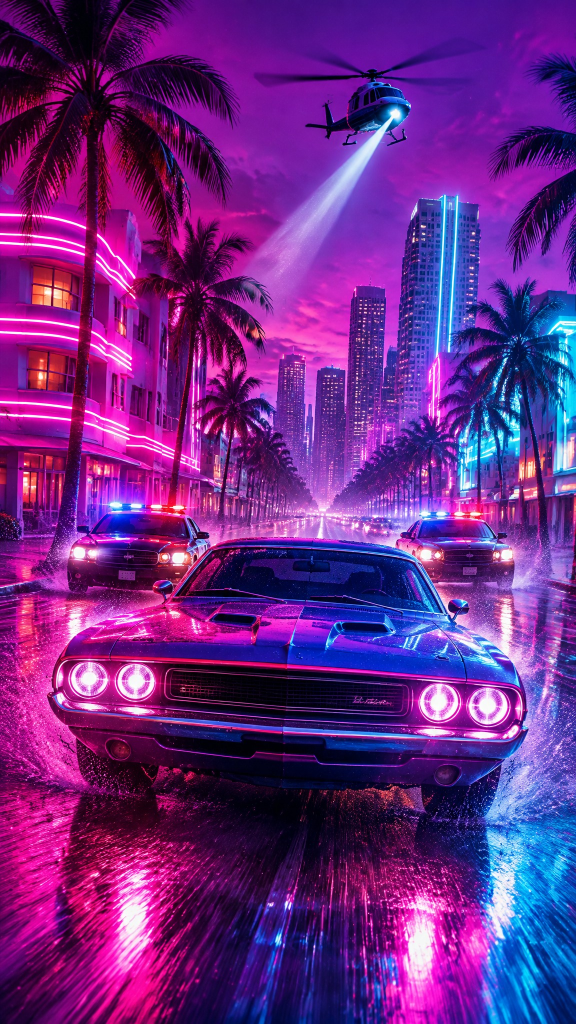
#> input picture app/scenes/noite.jpg, 1152 x 2048 px (shown at 1/2 size)
$ python build_demo.py
#> lines starting #> are read from the running program, lines starting #| are printed output that depends on the picture
### app/templates.py
"""Catálogo dos 36 templates (6 famílias x 6 variações) e 36 estilos de legenda (6 fontes x 6 animações)."""

# Cores no formato ASS (&HAABBGGRR) — paleta GTA Clipadas
C = {
    "rosa": "&H00A81FFF", "ciano": "&H00FFE13C", "amarelo": "&H0028C4FF", "laranja": "&H003278FF",
    "roxo": "&H00FF46BE", "verde": "&H0078E63C", "vermelho": "&H003C32FF", "branco": "&H00FFFFFF",
    "dourado": "&H0037AFD4", "preto": "&H00000000",
}
NEON_ASS = {"rosa": C["rosa"], "ciano": C["ciano"], "roxo": C["roxo"], "verde": C["verde"], "laranja": C["laranja"], "amarelo": C["amarelo"]}

FAMILIES = [
    ("basico", "Básicos"), ("fundo", "Fundo GTA"), ("vice", "Vice Beach"), ("neon", "Neon Night"), ("procurado", "Procurado"),
    ("missao", "Missão"), ("celular", "Celular"), ("retro", "Rádio / VHS"),
]


def _t(id, name, family, layout, overlays=(), title=(540, 608), caption=(540, 1400), active="amarelo", shadow="rosa",
       title_color="branco", title_shadow="rosa", cards=(), flash=(), fx=(), pro=True, title_prefix="", title_size=70):
    return {"id": id, "name": name, "family": family, "layout": layout, "overlays": list(overlays), "title": title,
            "caption": caption, "active": active, "shadow": shadow, "title_color": title_color,
            "title_shadow": title_shadow, "cards": list(cards), "flash": list(flash), "fx": list(fx), "pro": pro,
            "title_prefix": title_prefix, "title_size": title_size}


TEMPLATES = []
# ---- Básicos: corte limpo, só a legenda (sem arte por cima) ----
TEMPLATES += [
    {**_t("viral", "Viral: facecam + jogo", "basico", {"kind": "viral", "cam_h": 740}, title=(540, 740), caption=(540, 1500), shadow="preto", title_shadow="preto", pro=False, title_size=96), "title_style": "viral", "no_caps": True},
    {**_t("viral-legenda", "Viral + legenda", "basico", {"kind": "viral", "cam_h": 740}, title=(540, 740), caption=(540, 1520), shadow="preto", title_shadow="preto", pro=False, title_size=96), "title_style": "viral"},
    _t("capa-praia", "Capa GTA: praia", "basico", {"kind": "gtacapa", "bg": "praia", "cam": False}, title=(540, 500), caption=(540, 1430), shadow="preto", title_shadow="rosa", pro=False),
    _t("capa-cidade", "Capa GTA: cidade", "basico", {"kind": "gtacapa", "bg": "cidade", "cam": False}, title=(540, 500), caption=(540, 1430), shadow="preto", title_shadow="rosa", pro=False),
    _t("capa-estrada", "Capa GTA: estrada", "basico", {"kind": "gtacapa", "bg": "estrada", "cam": False}, title=(540, 500), caption=(540, 1430), shadow="preto", title_shadow="rosa", pro=False),
    _t("capa-cam-praia", "Capa GTA + facecam: praia", "basico", {"kind": "gtacapa", "bg": "praia"}, title=(540, 175), caption=(540, 1430), shadow="preto", title_shadow="rosa", pro=False),
    _t("capa-cam-cidade", "Capa GTA + facecam: cidade", "basico", {"kind": "gtacapa", "bg": "cidade"}, title=(540, 175), caption=(540, 1430), shadow="preto", title_shadow="rosa", pro=False),
    _t("capa-cam-estrada", "Capa GTA + facecam: estrada", "basico", {"kind": "gtacapa", "bg": "estrada"}, title=(540, 175), caption=(540, 1430), shadow="preto", title_shadow="rosa", pro=False),
    _t("basico-legenda", "Só legenda", "basico", {"kind": "crop"}, title=(540, 300), caption=(540, 1400), shadow="preto", title_shadow="preto", pro=False),
    _t("basico-desfocado", "Fundo desfocado", "basico", {"kind": "blur_plain"}, title=(540, 470), caption=(540, 1440), shadow="preto", title_shadow="preto", pro=False),
    _t("basico-facecam", "Facecam + jogo", "basico", {"kind": "cam_top"}, title=(540, 608), caption=(540, 1400), shadow="preto", title_shadow="preto", pro=False),
    _t("basico-faixas", "Faixas pretas", "basico", {"kind": "letterbox"}, title=(540, 560), caption=(540, 1390), shadow="preto", title_shadow="preto", pro=False),
    _t("basico-fundo-orla", "Fundo GTA: orla", "basico", {"kind": "gtabg", "bg": "aereo"}, ["gtabg_aereo"], title=(540, 470), caption=(540, 1390), shadow="preto", title_shadow="preto", pro=False),
    _t("basico-fundo-cidade", "Fundo GTA: cidade", "basico", {"kind": "gtabg", "bg": "skyline"}, ["gtabg_skyline"], title=(540, 470), caption=(540, 1390), shadow="preto", title_shadow="preto", pro=False),
    _t("basico-fundo-asfalto", "Fundo GTA: asfalto", "basico", {"kind": "gtabg", "bg": "asfalto"}, ["gtabg_asfalto"], title=(540, 470), caption=(540, 1390), shadow="preto", title_shadow="preto", pro=False),
]
# ---- Fundo GTA: o vídeo numa janela neon sobre uma cena da cidade ----
_g = dict(layout=None, title=(540, 470), caption=(540, 1390), shadow="preto", title_shadow="rosa")
for i, (k, label) in enumerate([("aereo", "Orla neon"), ("skyline", "Cidade à noite"), ("timelapse", "Avenida"),
                                ("carro", "Esportivo"), ("perseguicao", "Perseguição"), ("asfalto", "Asfalto molhado")]):
    TEMPLATES.append(_t(f"fundo-{k}", label, "fundo", {"kind": "gtabg", "bg": k}, [f"gtabg_{k}"],
                        **{kk: v for kk, v in _g.items() if kk != "layout"}, pro=i >= 2))
# ---- Vice Beach: varia o layout ----
TEMPLATES += [
    _t("vice-cam-cima", "Facecam em cima", "vice", {"kind": "cam_top"}, ["vb_top"], pro=False),
    _t("vice-cam-baixo", "Facecam embaixo", "vice", {"kind": "cam_bottom"}, ["vb_bottom"], title=(540, 1312), caption=(540, 760), pro=False),
    _t("vice-cam-flutuante", "Facecam flutuante", "vice", {"kind": "float"}, ["vb_float"], title=(540, 1560), caption=(540, 1220)),
    _t("vice-sem-cam", "Sem facecam (fundo desfocado)", "vice", {"kind": "blur"}, ["vb_blur"], title=(540, 445), caption=(540, 1450)),
    _t("vice-dividido", "Tela dividida 50/50", "vice", {"kind": "split"}, ["vb_split"], title=(540, 960), caption=(540, 1500)),
    _t("vice-moldura", "Moldura pôr do sol", "vice", {"kind": "moldura"}, ["vb_moldura"], title=(540, 250), caption=(540, 1450), title_size=64),
]
# ---- Neon Night: varia a cor ----
for i, (k, label) in enumerate([("rosa", "Rosa"), ("ciano", "Ciano"), ("roxo", "Roxo"), ("verde", "Verde"), ("laranja", "Laranja"), ("amarelo", "Amarelo")]):
    TEMPLATES.append(_t(f"neon-{k}", f"Neon {label}", "neon", {"kind": "cam_top"}, [f"neon_{k}"],
                        active=k if k != "amarelo" else "ciano", shadow="preto", title_shadow=k, pro=i >= 2))
# ---- Procurado: estrelas + sirene ----
for n in range(1, 6):
    TEMPLATES.append(_t(f"procurado-{n}", f"{n} estrela{'s' if n > 1 else ''}", "procurado", {"kind": "cam_top"}, [f"wanted_{n}"],
                        title=(540, 830), caption=(540, 1420), active="amarelo", shadow="vermelho", title_shadow="vermelho",
                        flash=[["siren_r", "siren_b", 0.8]] if n >= 3 else [], pro=n > 2))
TEMPLATES.append(_t("procurado-preso", "Preso! (grades no final)", "procurado", {"kind": "cam_top"}, ["wanted_busted"],
                    title=(540, 830), caption=(540, 1420), shadow="vermelho", title_shadow="vermelho",
                    flash=[["siren_r", "siren_b", 0.6]], cards=[{"at": "end", "text": "PRESO", "sub": "", "color": "vermelho"}], fx=["gray_end"]))
# ---- Missão: cartelas de início/fim ----
_m = dict(layout={"kind": "cam_top"}, title=(560, 625), caption=(540, 1400), title_size=50)
TEMPLATES += [
    _t("missao-cumprida", "Missão cumprida", "missao", overlays=["mission"], cards=[{"at": "end", "text": "MISSÃO CUMPRIDA", "sub": "+ RESPEITO", "color": "dourado"}], pro=False, **_m),
    _t("missao-falhou", "Missão falhou", "missao", overlays=["mission_red"], active="vermelho", title_shadow="vermelho", cards=[{"at": "end", "text": "MISSÃO FALHOU", "sub": "tente de novo", "color": "vermelho"}], fx=["gray_end"], **_m),
    _t("missao-nova", "Nova missão", "missao", overlays=["mission"], cards=[{"at": "start", "text": "NOVA MISSÃO", "sub": "", "color": "amarelo"}], **_m),
    _t("missao-chefao", "Chefão", "missao", overlays=["mission_red"], active="vermelho", title_shadow="vermelho", cards=[{"at": "start", "text": "CHEFÃO", "sub": "", "color": "vermelho"}], **_m),
    _t("missao-dinheiro", "Dinheiro na conta", "missao", overlays=["mission_green"], active="verde", title_shadow="verde", cards=[{"at": "end", "text": "+ R$ 1.000.000", "sub": "", "color": "verde"}], **_m),
    _t("missao-respeito", "Respeito +", "missao", overlays=["mission"], cards=[{"at": "end", "text": "RESPEITO +", "sub": "", "color": "rosa"}], **_m),
]
# ---- Celular: o corte dentro de um celular ----
_p = dict(layout={"kind": "inset", "rect": [150, 300, 930, 1680], "bg": "none"})
TEMPLATES += [
    _t("celular-chat", "Mensagem", "celular", overlays=["phone_chat"], title=(540, 1455), caption=(540, 1050), title_color="preto", title_shadow="branco", title_size=48, pro=False, **_p),
    _t("celular-chamada", "Chamada", "celular", overlays=["phone_chamada"], title=(540, 640), caption=(540, 1150), title_size=48, **_p),
    _t("celular-rede", "Rede social", "celular", overlays=["phone_social"], title=(500, 1560), caption=(540, 1050), title_size=44, **_p),
    _t("celular-gps", "GPS", "celular", overlays=["phone_gps"], title=(540, 500), caption=(600, 1050), title_size=48, **_p),
    _t("celular-foto", "Câmera", "celular", overlays=["phone_foto"], title=(540, 1360), caption=(540, 1000), title_size=48, **_p),
    _t("celular-pix", "Pix recebido", "celular", overlays=["phone_banco"], title=(540, 1450), caption=(540, 1050), active="verde", title_size=48, **_p),
]
# ---- Rádio / VHS ----
TEMPLATES += [
    _t("retro-vhs", "Fita VHS", "retro", {"kind": "crop"}, ["vhs"], title=(540, 300), caption=(540, 1400), fx=["vhs"], pro=False),
    _t("retro-radio", "Rádio do carro", "retro", {"kind": "cam_top"}, ["radio"], title=(690, 590), caption=(540, 1400), active="laranja", title_shadow="laranja", title_size=44),
    _t("retro-fita", "Fita cassete", "retro", {"kind": "blur"}, ["fita"], title=(540, 300), caption=(540, 1460), title_color="preto", title_shadow="branco", title_size=50),
    _t("retro-tv", "TV antiga", "retro", {"kind": "inset", "rect": [110, 640, 970, 1126], "bg": "none"}, ["tv"], title=(540, 300), caption=(540, 1560), fx=["crt"], title_size=64),
    _t("retro-outdoor", "Outdoor", "retro", {"kind": "inset", "rect": [80, 560, 1000, 1078], "bg": "none"}, ["outdoor"], title=(540, 330), caption=(540, 1300), title_size=64),
    _t("retro-revista", "Capa de revista", "retro", {"kind": "crop"}, ["revista"], title=(540, 1520), caption=(540, 1100), title_size=70),
]
assert len(TEMPLATES) == 57, len(TEMPLATES)
# Níveis: 0 = grátis, 1 = Iniciante, 2 = Clipador/Pro/Passe
TIER1_T = {"vice-cam-flutuante", "vice-sem-cam", "neon-roxo", "neon-verde", "procurado-3", "missao-falhou", "missao-nova", "celular-chamada", "retro-tv"}
for t in TEMPLATES:
    t["tier"] = 0 if not t["pro"] else (1 if t["id"] in TIER1_T else 2)
LAYOUT_DESC = {"cam_top": "Facecam em cima, jogo embaixo", "cam_bottom": "Jogo em cima, facecam embaixo",
               "float": "Jogo em tela cheia, facecam no canto", "blur": "Vídeo inteiro, fundo desfocado",
               "blur_plain": "Vídeo inteiro, fundo desfocado", "split": "Tela dividida 50/50", "crop": "Tela cheia",
               "moldura": "Vídeo com moldura", "inset": "Vídeo dentro de um objeto", "letterbox": "Vídeo inteiro, faixas pretas", "gtabg": "Vídeo inteiro numa janela neon", "gtacapa": "Arte estilo GTA com o jogo de ponta a ponta", "viral": "Facecam grande em cima, jogo embaixo, título em faixa vermelha"}
FAMILY_FX = {"basico": "só legenda, sem efeitos", "fundo": "fundo de cidade estilo GTA", "vice": "arte de praia Vice City", "neon": "borda neon",
             "procurado": "estrelas de procurado", "missao": "cartela de missão", "celular": "dentro de um celular",
             "retro": "efeito retrô"}
for t in TEMPLATES:
    fx = FAMILY_FX[t["family"]]
    if t["family"] == "procurado" and t["flash"]:
        fx += " + sirene"
    if t["family"] == "missao" and t["cards"]:
        fx = f"cartela \"{t['cards'][0]['text'].title()}\" no {'início' if t['cards'][0]['at'] == 'start' else 'final'}"
    if t["family"] in ("celular", "retro"):
        fx = {"celular": "dentro da tela de um celular", "retro": "efeito retrô"}[t["family"]]
    t["desc"] = f"{LAYOUT_DESC[t['layout']['kind']]} · {fx}"
    t["effects"] = t["family"] != "basico"
BY_ID = {t["id"]: t for t in TEMPLATES}

# ---------------- Legendas ----------------
FONTS = [
    ("pesada", "Pesada (estilo logo)", "Bowlby One", 92, True),
    ("neon", "Neon cursiva", "Kaushan Script", 116, False),
    ("condensada", "Condensada", "Anton", 128, True),
    ("redonda", "Redonda", "Fredoka One", 108, True),
    ("maquina", "Máquina de escrever", "Special Elite", 98, True),
    ("grafite", "Grafite", "Permanent Marker", 106, True),
]
ANIMS = [
    ("karaoke", "Palavra acende"), ("pop", "Pop"), ("quique", "Uma por vez (quique)"),
    ("tremida", "Tremida"), ("digitando", "Digitando"), ("lateral", "Entra de lado"),
]
CAPTION_STYLES = []
for fi, (fk, fl, family, size, upper) in enumerate(FONTS):
    for ai, (ak, al) in enumerate(ANIMS):
        CAPTION_STYLES.append({"id": f"{fk}-{ak}", "name": f"{fl} · {al}", "font": family, "size": size, "upper": upper,
                               "anim": ak, "font_key": fk, "pro": not (fi < 2 and ai < 2)})
TIER1_C = {"pesada-quique", "pesada-tremida", "neon-quique", "neon-tremida", "condensada-karaoke", "condensada-pop", "redonda-karaoke", "redonda-pop"}
for c in CAPTION_STYLES:
    c["tier"] = 0 if not c["pro"] else (1 if c["id"] in TIER1_C else 2)
CAPTION_BY_ID = {c["id"]: c for c in CAPTION_STYLES}
CAPTION_COLORS = {"auto": "Cor do template", "amarelo": "Amarelo", "rosa": "Rosa", "ciano": "Ciano", "verde": "Verde", "branco": "Branco"}


def public_catalog():
    return {
        "families": [{"id": f, "name": n} for f, n in FAMILIES],
        "templates": [{**{k: t[k] for k in ("id", "name", "family", "pro", "tier", "desc", "effects")},
                       "cam": t["layout"]["kind"] in ("cam_top", "cam_bottom", "float", "split"), "kind": t["layout"]["kind"],
                       "grupo": ("padrao" if t["layout"]["kind"] == "viral" or t["id"] in ("basico-facecam", "vice-cam-cima")
                                 else "efeitos" if t["layout"]["kind"] == "cam_top" else "fundo")} for t in TEMPLATES],
        "captions": [{k: c[k] for k in ("id", "name", "font_key", "anim", "pro", "tier")} for c in CAPTION_STYLES],
        "caption_fonts": [{"id": f[0], "name": f[1]} for f in FONTS],
        "caption_anims": [{"id": a[0], "name": a[1]} for a in ANIMS],
        "caption_colors": CAPTION_COLORS,
    }

### tools/build_demo.py
"""Gera a versão de demonstração estática (sem servidor) em ../demo."""
import json, re, shutil, sys
from pathlib import Path
from PIL import Image

ROOT = Path(__file__).resolve().parent.parent
OUT = ROOT.parent / "demo"
sys.path.insert(0, str(ROOT))
from app import templates  # noqa: E402

(OUT / "static").mkdir(parents=True, exist_ok=True)
(OUT / "previews").mkdir(exist_ok=True)
(OUT / "demo").mkdir(exist_ok=True)
for f in ("logo.jpg", "hero-scene.jpg", "BowlbyOne_400Regular.ttf", "termos.html", "privacidade.html"):
    shutil.copy(ROOT / "app/static" / f, OUT / "static" / f)
for p in (ROOT / "app/previews").glob("*.jpg"):
    shutil.copy(p, OUT / "previews" / p.name)
for name, y in (("noite", 820), ("praia", 1000), ("marina", 800)):
    Image.open(ROOT / f"app/scenes/{name}.jpg").convert("RGB").crop((0, y, 1152, y + 648)).resize((640, 360)).save(OUT / f"demo/{name}.jpg", quality=80)
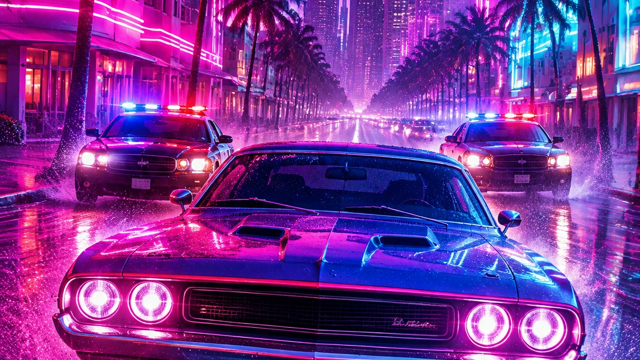
#> saved as noite.jpg: PIL image 640x360 RGB; mean R, G, B 121.8, 53.3, 147.7

live = [{"login": "streamer_um", "name": "streamer_um", "title": "GTA 6 DIA 1", "viewers": 98213, "game": "Grand Theft Auto VI", "thumb": "demo/noite.jpg"},
        {"login": "streamerdois", "name": "StreamerDois", "title": "PRIMEIRA VEZ NO GTA 6", "viewers": 64110, "game": "Grand Theft Auto VI", "thumb": "demo/praia.jpg"},
        {"login": "streamertres", "name": "StreamerTres", "title": "GTA 6 COM A FAMÍLIA", "viewers": 31877, "game": "Grand Theft Auto VI", "thumb": "demo/marina.jpg"}]
clips = [{"id": f"c{i}", "url": "https://clips.twitch.tv/exemplo", "title": t, "views": v, "duration": 28, "creator": c, "thumb": th,
          "created_at": "2026-11-19T04:10:00Z", "vod_id": "1", "vod_offset": 4200}
         for i, (t, v, c, th) in enumerate([("ele caiu da ponte KKKKK", 45122, "streamer_um", "demo/praia.jpg"),
                                            ("perseguição de 5 estrelas", 38110, "StreamerDois", "demo/noite.jpg"),
                                            ("roubou a lancha errada", 22004, "StreamerTres", "demo/marina.jpg")])]
data = {"status": {"demo": True, "demo_text": "Demonstração: o código de SMS é 123456, o código Pro é GTA6, e as contas somem ao recarregar.",
                   "captions": True, "max_len": 180, "free_clips": 3, "max_upload_mb": 3072, "checkout": False, "sms": False, "checkout_pro": "", "checkout_passe": ""},
        "catalog": templates.public_catalog(), "live": live, "clips": clips,
        "vods": [{"id": "1", "title": "GTA 6 DIA 1 (gravada)", "url": "https://www.twitch.tv/videos/1", "duration": "6h12m",
                  "created_at": "2026-11-19T03:00:00Z", "views": 120000, "thumb": "demo/noite.jpg"}]}

MOCK = """<script>
/* Demonstração: simula o servidor (contas, SMS, planos e cortes) dentro da página. */
(function(){const D=%s;const jobs={},users={},toks={},otps={};
 const PL={gratis:{n:'Grátis',q:3,t:0,mb:1024,b:false,w:false},iniciante:{n:'Iniciante',q:30,t:1,mb:1024,b:false,w:true},clipador:{n:'Clipador',q:150,t:2,mb:1024,b:false,w:true},pro:{n:'Pro',q:300,t:2,mb:3072,b:true,w:true},passe:{n:'Passe GTA 6',q:30,t:2,mb:1024,b:false,w:true}};
 const ok=b=>Promise.resolve(new Response(JSON.stringify(b),{status:200,headers:{'Content-Type':'application/json'}}));
 const bad=(c,m)=>Promise.resolve(new Response(JSON.stringify({detail:m}),{status:c,headers:{'Content-Type':'application/json'}}));
 const plan=u=>u.plan!=='gratis'&&u.until>Date.now()/1000?u.plan:'gratis';
 const pub=u=>{const p=plan(u),P=PL[p];return {name:u.name,email:u.email,phone_hint:'+55•••••••'+u.phone.slice(-4),plan:p,plan_name:P.n,plan_until:p==='gratis'?null:u.until,left:p==='gratis'?u.credits:u.quota,tier:P.t,max_mb:P.mb,batch:P.b,watermark_off:P.w,admin:false,credits:p==='gratis'?u.credits:u.quota,pro:p!=='gratis'}};
 const who=o=>{const h=(o&&o.headers&&(o.headers.Authorization||o.headers.authorization))||'';return toks[h.replace('Bearer ','')]};
 const body=o=>{try{return JSON.parse(o.body)}catch{return {}}};
 const tok=u=>{const t=Math.random().toString(36).slice(2);toks[t]=u;return {step:'done',token:t,user:pub(u)}};
 const otp=(u,purpose)=>{const c=Math.random().toString(36).slice(2);otps[c]={u,purpose};return {challenge:c,phone_hint:'+55•••••••'+u.phone.slice(-4),dev_code:'123456'}};
 const TT=Object.fromEntries(D.catalog.templates.map(t=>[t.id,t.tier])),CT=Object.fromEntries(D.catalog.captions.map(c=>[c.id,c.tier]));
 const real=window.fetch.bind(window);
 window.fetch=function(u,o){u=String(u);o=o||{};if(!u.startsWith('/api/'))return real(u,o);const b=body(o);
  if(u==='/api/status')return ok(D.status);if(u==='/api/catalog')return ok(D.catalog);if(u.startsWith('/api/live'))return ok(D.live);
  if(u.startsWith('/api/clips'))return ok(D.clips);if(u.startsWith('/api/vods/'))return ok(D.vods);if(u.startsWith('/api/schedule/'))return ok([]);
  if(u==='/api/waitlist')return ok({ok:true});
  if(u==='/api/auth/signup'){const e=(b.email||'').trim().toLowerCase(),ph=(b.phone||'').replace(/\\D/g,'');if((b.name||'').trim().length<2)return bad(400,'Coloque seu nome');if(!/^[^@ ]+@[^@ ]+[.][^@ ]+$/.test(e))return bad(400,'E-mail inválido');if(ph.length<10)return bad(400,'Celular inválido. Use DDD + número, ex.: (11) 99999-9999');if((b.password||'').length<6)return bad(400,'A senha precisa ter pelo menos 6 caracteres');if(users[e])return bad(400,'Esse e-mail já tem conta. Entre com sua senha.');
    users[e]={name:b.name,email:e,phone:ph,pw:b.password,credits:0,plan:'gratis',until:0,quota:0,jobs:[],ok:false};return ok({step:'phone',...otp(users[e],'phone')})}
  if(u==='/api/auth/verify-phone'||u==='/api/auth/verify-login'){const x=otps[b.challenge];if(!x)return bad(400,'O código expirou. Peça um novo.');if(b.code!=='123456')return bad(400,'Código errado');delete otps[b.challenge];if(!x.u.ok){x.u.ok=true;x.u.credits=3}return ok(tok(x.u))}
  if(u==='/api/auth/resend'){const x=otps[b.challenge];return x?ok(otp(x.u,x.purpose)):bad(400,'Comece de novo')}
  if(u==='/api/auth/login'){const x=users[(b.email||'').trim().toLowerCase()];if(!x||x.pw!==b.password)return bad(400,'E-mail ou senha errados');return ok(x.ok?tok(x):{step:'phone',...otp(x,'phone')})}
  if(u==='/api/auth/forgot'){const x=users[(b.email||'').trim().toLowerCase()];return ok(x?{via:'sms',...otp(x,'reset')}:{via:'sms',challenge:'x'})}
  if(u==='/api/auth/reset'){const x=otps[b.challenge];if(!x||b.code!=='123456')return bad(400,'Código errado');x.u.pw=b.password;return ok(tok(x.u))}
  if(u==='/api/auth/logout')return ok({ok:true});
  const me=who(o);
  if(u==='/api/me')return me?ok(pub(me)):bad(401,'Entre na sua conta');
  if(u==='/api/pro/redeem'){if(!me)return bad(401,'Entre na sua conta');if((b.code||'').trim().toUpperCase()!=='GTA6')return bad(400,'Código inválido');me.plan='pro';me.until=Date.now()/1000+30*86400;me.quota=300;return ok(pub(me))}
  if(u==='/api/pay/checkout')return bad(400,'Na demo o pagamento não abre. Use o código GTA6 em "Tenho um código" pra testar o Pro.');
  if(u==='/api/my/jobs'){if(!me)return bad(401,'Entre na sua conta');return ok(me.jobs.map(j=>({...j,...st(j)})))}
  if(u.startsWith('/api/jobs/')&&(!o.method||o.method==='GET')){const j=jobs[u.split('/').pop()];return j?ok({id:j.id,...st(j)}):bad(404,'Corte não encontrado')}
  if(u.startsWith('/api/jobs')){if(!me)return bad(401,'Faça seu cadastro grátis pra gerar cortes (você ganha 3 cortes grátis).');
    const g=k=>o.body instanceof FormData?o.body.get(k):b[k];const P=PL[plan(me)];
    if((TT[g('template')]||0)>P.t||(CT[g('caption')]||0)>P.t)return bad(402,'Esse visual ou legenda não está no seu plano. Suba de plano pra usar.');
    let segs=g('segments');try{segs=typeof segs==='string'?JSON.parse(segs||'[]'):(segs||[])}catch{segs=[]}const n=Math.max(1,segs.length);
    if(n>1&&!P.b)return bad(402,'Corte em lote é do plano Pro.');const col=plan(me)==='gratis'?'credits':'quota';
    if(me[col]<=0)return bad(402,col==='credits'?'Seus cortes grátis acabaram. Escolha um plano pra continuar.':'Você usou todos os cortes do seu plano.');
    const ids=[];for(let i=0;i<n&&me[col]>0;i++){me[col]--;const id=Math.random().toString(16).slice(2,14);jobs[id]={id,t:Date.now(),title:(g('title')||'Corte GTA')+(n>1?' ('+(i+1)+')':'')};me.jobs.unshift(jobs[id]);ids.push(id)}
    return ok({id:ids[0],jobs:ids,status:'na fila',progress:5,user:pub(me)})}
  return bad(404,'?')};
 function st(j){const t=(Date.now()-j.t)/1000;const s=t<1.5?['baixando',25]:t<3?['legendando',55]:t<4.5?['renderizando',85]:['pronto',100];return {status:s[0],progress:s[1],video:'demo/exemplo.mp4',cover:'demo/capa.jpg',thumb:'demo/capa.jpg'}}
})();
</script>
"""
#> (the run stopped early here; a loop or call above may not have finished)
